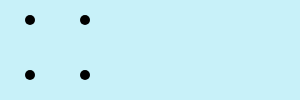
Frame 1 (no input)
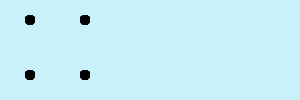
Frame 60 (no input)
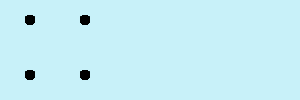
Frame 120 (the mouse pressed at the canvas centre since frame 60)

The p5.js sketch that drew these frames (run headless with seeded random() and noise() and a simulated clock; from frame 60 on, the mouse is pressed at the canvas centre):

// p5.js sketch
// ── sketch.js
function setup() {
    createCanvas( 300, 100 );
    background( '#c8f1f9' );
}

function draw() {
    strokeWeight(10);
    point(30, 20);
    point(85, 20);
    point(85, 75);
    point(30, 75);
}
